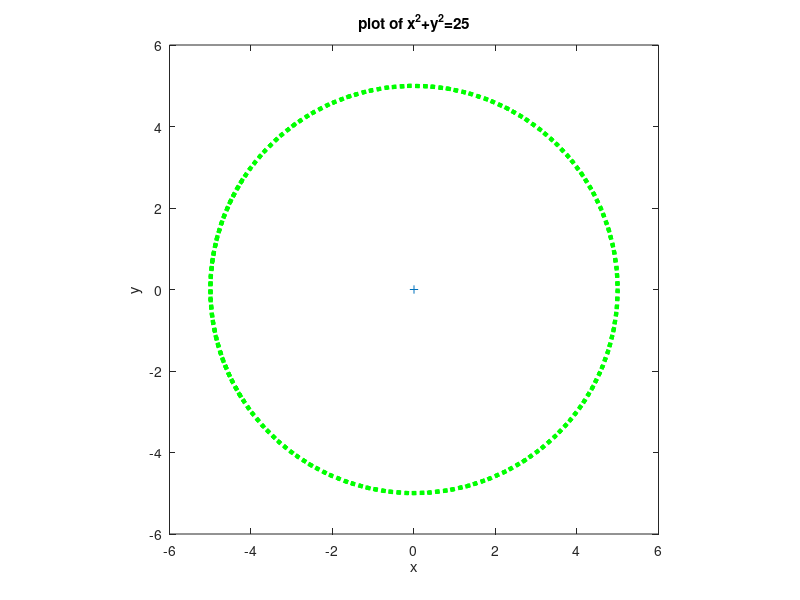

MATLAB code to generate this figure:
theta=-10: 0.1: 10;
h=0;
k=0;
r=5
x=h+r*cos(theta);
y=k+r*sin(theta);

plot(x, y, 'g:','LineWidth', 3);
hold on;
plot (h, k, '+')

title('plot of x^2+y^2=25');
xlabel('x');
ylabel('y');

axis equal
axis( [-6, 6, -6, 6])